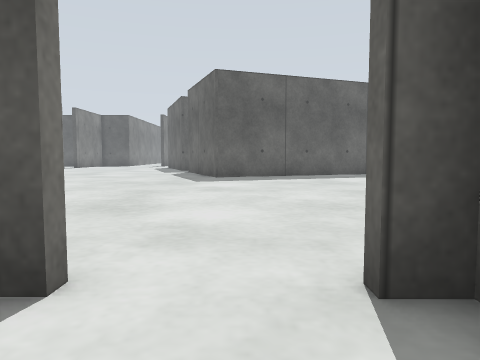
view 1 (above)

24 first-person views from a walk through a robot-simulator world made for Gazebo. The camera is 0.5 m above the floor, tilts 4° down and sees 70° across. The floor is counted in squares, 0.5 m on a side. Each view is taken from the middle of a square. On the plan, view 1 faces up. The plan holds only what a view shows up to about 13 squares ahead; the rest is blank. The place goes on beyond the plan. Surface patterns are stand-ins for the level's own textures.

view 2
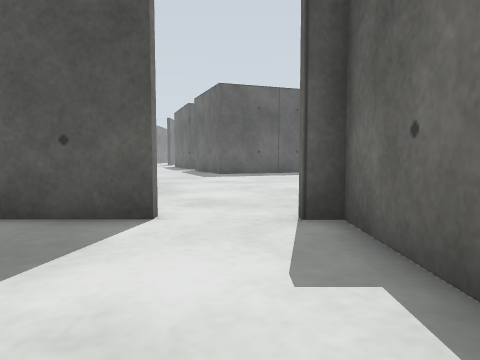

view 3
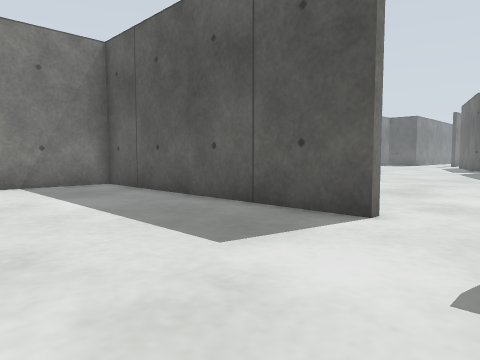

view 4
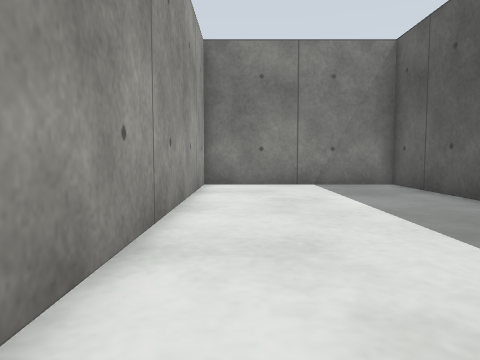

view 5
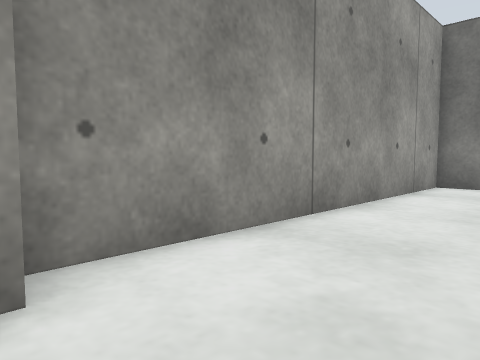

view 6
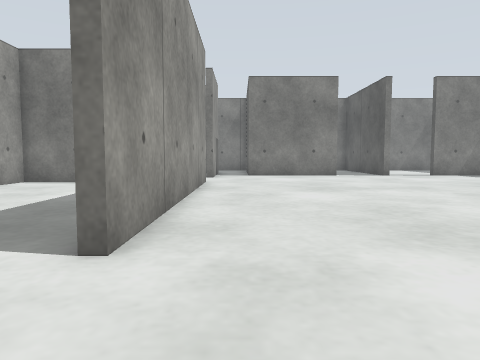

view 7
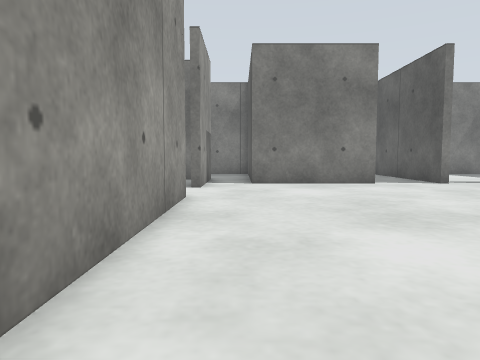

view 8
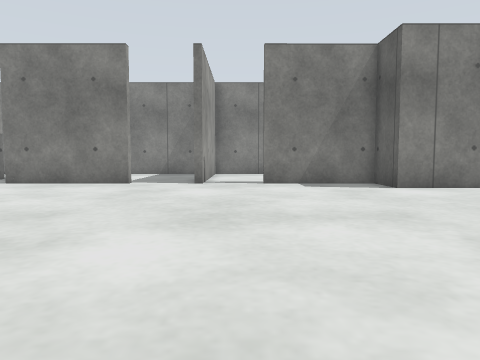

view 9
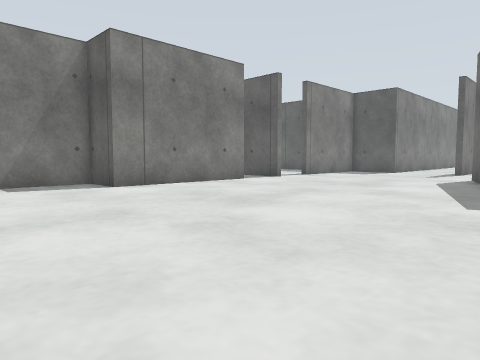

view 10
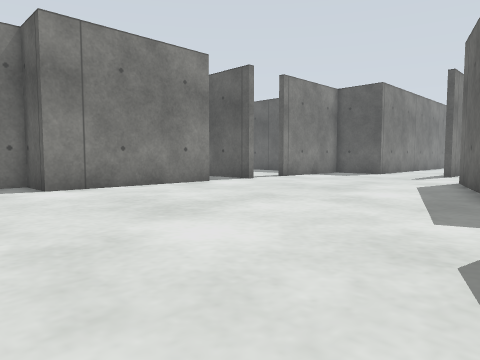

view 11
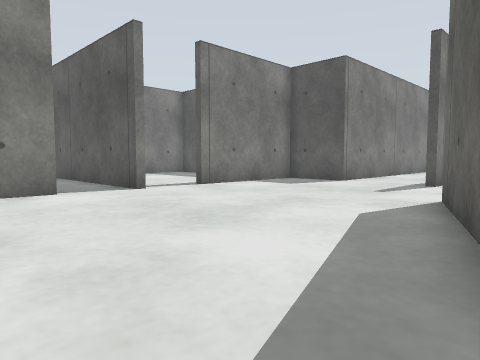

view 12
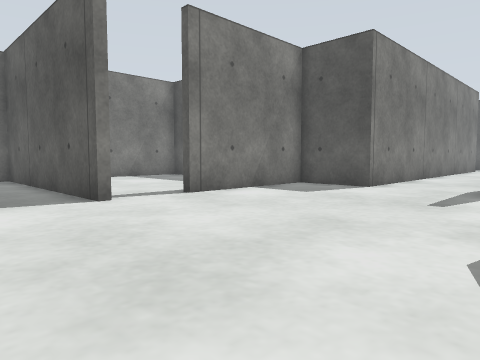

view 13
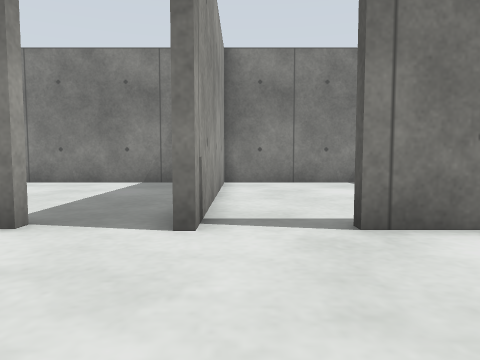

view 14
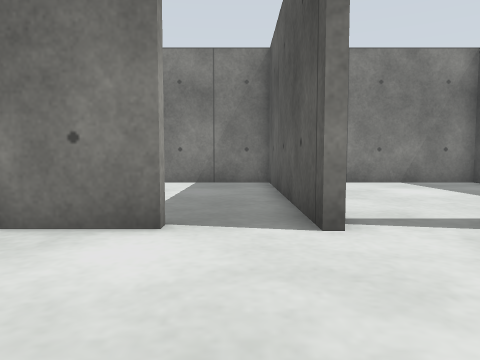

view 15
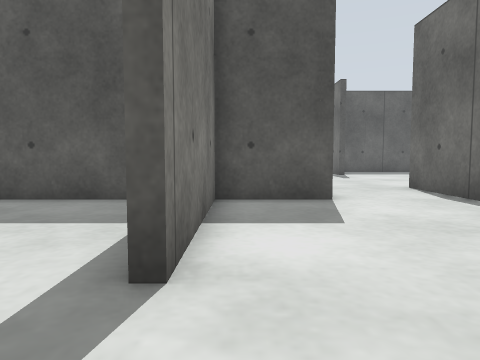

view 16
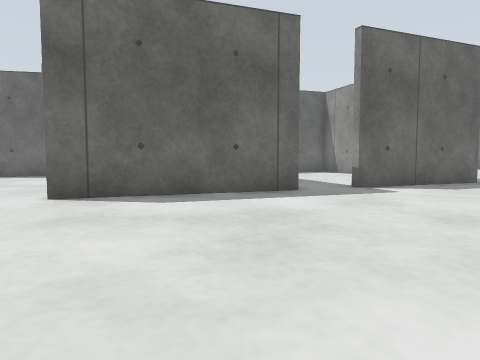

view 17
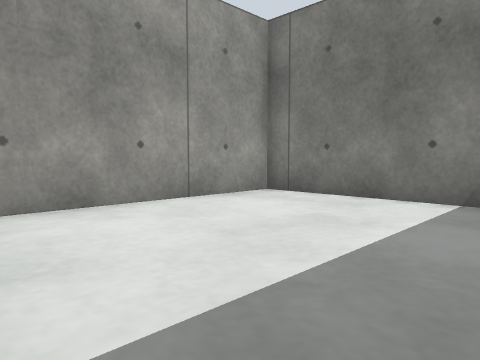

view 18
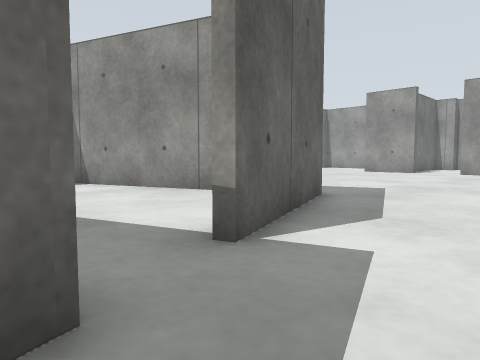

view 19
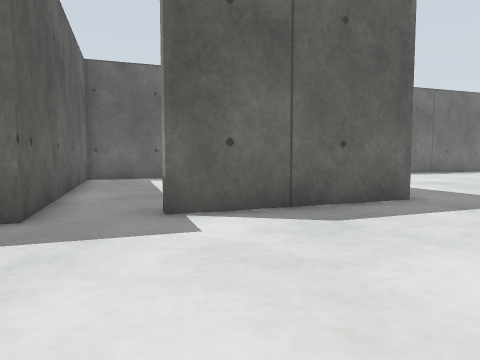

view 20
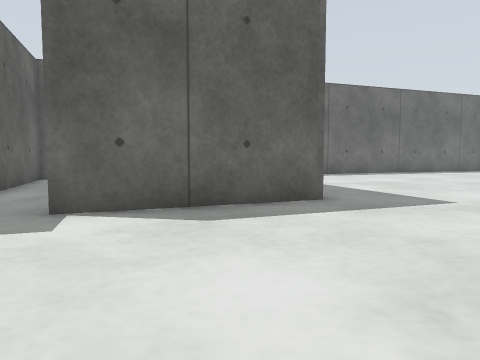

view 21
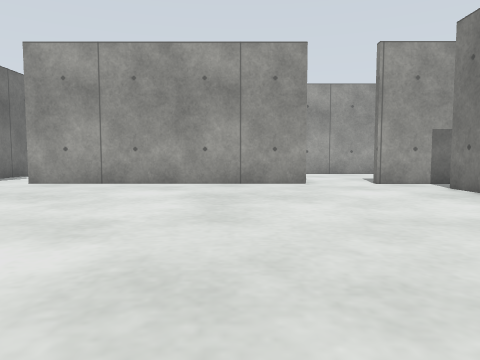

view 22
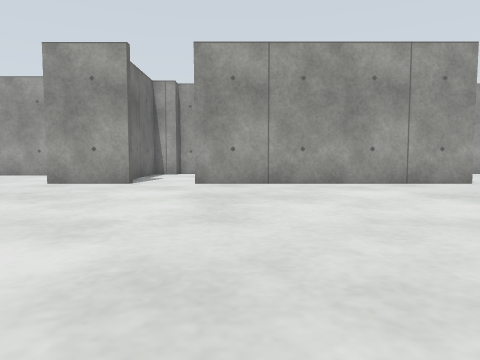

view 23
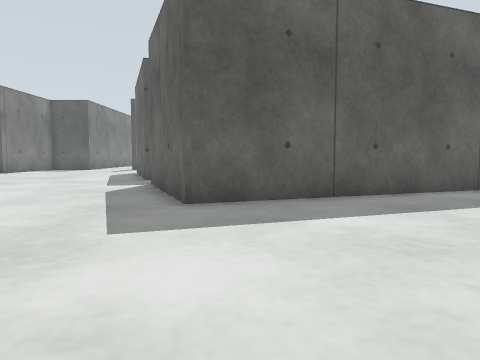

view 24
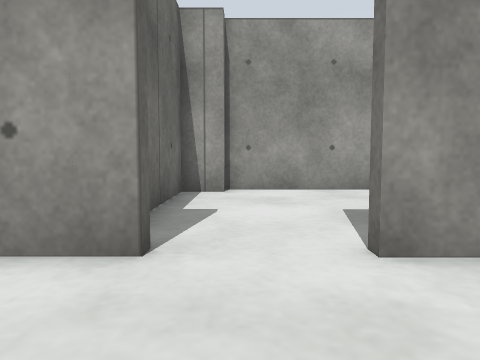

### Floor plan
Points are (right, up) in squares from view 1. A wall is a line through its corners. A room is listed if a view was taken in it or the views show most of it. See-through windows are left out.
Room 1 (views 1, 2, 3, 4, 5)
walls: (-1.4, 2.7) (-1.4, 2.4) (-11.1, 2.4) (-11.1, -4.3) (0.4, -4.3); (0.4, -3.6) (1.6, -3.6) (1.6, 2.4) (1, 2.4) (1, 2.7)
ways out: opening at (-0.5, 2.5) to room 2
Room 2 (views 6, 7, 8, 9, 10, 11, 12, 13, 14, 15, 18, 19, 20, 21, 22, 23, 24)
walls: (-1.9, 24) (-4, 23.3) (-6.4, 29.4); (-15.5, 11.6) (-15.5, 11.3); (-13.7, 24) (-13.7, 17.9) (-15.5, 17.9) (-15.5, 13.9); (-15.5, 8.9) (-15.5, 4.4); (4.5, 18.1) (-1.1, 16.1) (-3.2, 21.3); (-13.7, 26.4) (-13.7, 26.1); (-11.5, 2.7) (-1.4, 2.7); (1, 2.7) (4, 2.7); (-16.6, 2.7) (-13.9, 2.7); (-7.3, 33.3) (-7.8, 33.3); (-7.6, 33.6) (-7.6, 36.9); (-10.9, 36.9) (-10.9, 33.8) (-13.7, 33.8) (-13.7, 28.6)
ways out: opening at (-0.5, 2.5) to room 1; opening at (-14, 24.5) to room 3; opening at (-14, 27.5) to room 4; opening at (-16, 10); opening at (-16, 13); opening at (-12.5, 2.5); opening at (-5.6, 31); opening at (-1.7, 22); gap at (-8, 37)
Room 3 (views 16, 17)
walls: (-13.7, 26.1) (-22, 26.1) (-22, 18.2) (-15.1, 18.2)
ways out: opening at (-14, 24.5) to room 2
Room 4 (no view inside)
walls: (-13.7, 28.6) (-14, 28.6); (-15.5, 33.8) (-18.6, 33.8); (-22, 33.9) (-22, 26.4) (-13.7, 26.4)
ways out: opening at (-14, 27.5) to room 2

Positions as (right, up) in squares from view 1, and headings:
1: (0, 0), facing up
2: (0, -3), facing up
3: (1, -3), facing up-left
4: (1, -3), facing left
5: (1, -1), facing down-left
6: (2, 4), facing left
7: (-3, 4), facing left
8: (-3, 13), facing left
9: (-3, 13), facing up-left
10: (-3, 15), facing up-left
11: (-4, 21), facing up-left
12: (-6, 23), facing up-left
13: (-9, 27), facing left
14: (-9, 25), facing left
15: (-13, 26), facing up
16: (-14, 25), facing right
17: (-14, 25), facing down-left
18: (-6, 24), facing down-right
19: (-9, 20), facing right
20: (-9, 18), facing right
21: (-9, 15), facing down
22: (-3, 15), facing down
23: (0, 9), facing up
24: (0, 6), facing down
